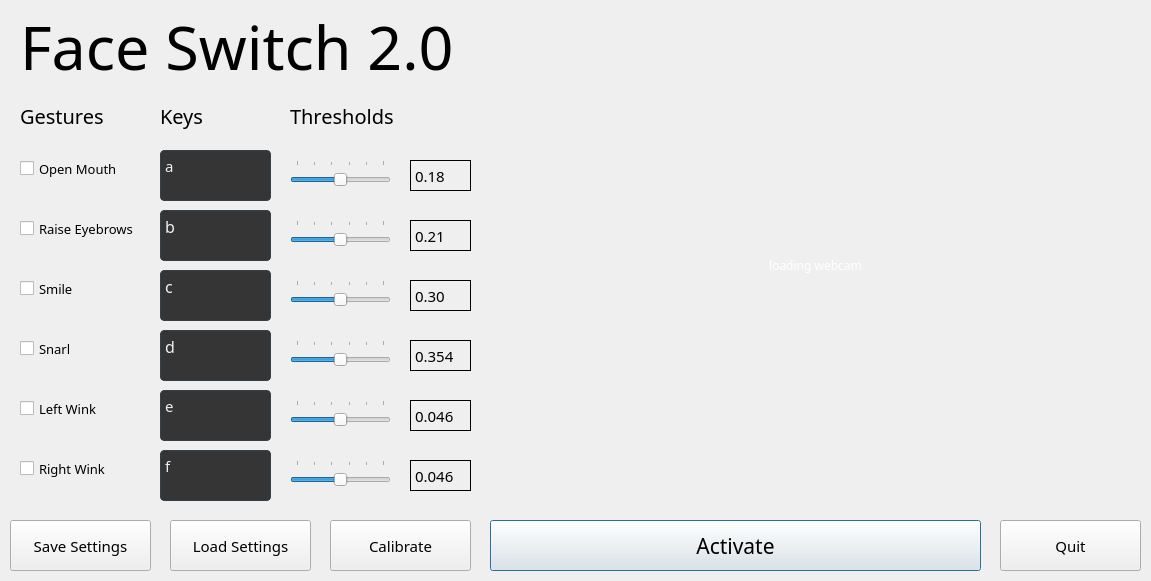
<?xml version="1.0" encoding="UTF-8"?>
<ui version="4.0">
 <class>Dialog</class>
 <widget class="QDialog" name="Dialog">
  <property name="geometry">
   <rect>
    <x>0</x>
    <y>0</y>
    <width>1151</width>
    <height>581</height>
   </rect>
  </property>
  <property name="font">
   <font>
    <family>MS Reference Sans Serif</family>
   </font>
  </property>
  <property name="windowTitle">
   <string>Face Switch 2.0.4-beta</string>
  </property>
  <property name="autoFillBackground">
   <bool>false</bool>
  </property>
  <property name="styleSheet">
   <string notr="true"/>
  </property>
  <widget class="QPushButton" name="btnInitialize">
   <property name="geometry">
    <rect>
     <x>490</x>
     <y>520</y>
     <width>491</width>
     <height>51</height>
    </rect>
   </property>
   <property name="font">
    <font>
     <family>MS Reference Sans Serif</family>
     <pointsize>16</pointsize>
     <italic>false</italic>
    </font>
   </property>
   <property name="toolTip">
    <string>Toggle Gesture Detection ON/OFF</string>
   </property>
   <property name="autoFillBackground">
    <bool>false</bool>
   </property>
   <property name="styleSheet">
    <string notr="true"/>
   </property>
   <property name="text">
    <string>Activate</string>
   </property>
  </widget>
  <widget class="QCheckBox" name="cboxOpenMouth">
   <property name="geometry">
    <rect>
     <x>20</x>
     <y>160</y>
     <width>121</width>
     <height>17</height>
    </rect>
   </property>
   <property name="font">
    <font>
     <family>MS Reference Sans Serif</family>
     <pointsize>10</pointsize>
    </font>
   </property>
   <property name="layoutDirection">
    <enum>Qt::LeftToRight</enum>
   </property>
   <property name="styleSheet">
    <string notr="true"/>
   </property>
   <property name="text">
    <string>Open Mouth</string>
   </property>
  </widget>
  <widget class="QCheckBox" name="cboxRaiseEyebrows">
   <property name="geometry">
    <rect>
     <x>20</x>
     <y>220</y>
     <width>121</width>
     <height>17</height>
    </rect>
   </property>
   <property name="font">
    <font>
     <family>MS Reference Sans Serif</family>
     <pointsize>10</pointsize>
    </font>
   </property>
   <property name="styleSheet">
    <string notr="true"/>
   </property>
   <property name="text">
    <string>Raise Eyebrows</string>
   </property>
  </widget>
  <widget class="QCheckBox" name="cboxSmile">
   <property name="geometry">
    <rect>
     <x>20</x>
     <y>280</y>
     <width>121</width>
     <height>17</height>
    </rect>
   </property>
   <property name="font">
    <font>
     <family>MS Reference Sans Serif</family>
     <pointsize>10</pointsize>
    </font>
   </property>
   <property name="styleSheet">
    <string notr="true"/>
   </property>
   <property name="text">
    <string>Smile</string>
   </property>
  </widget>
  <widget class="QCheckBox" name="cboxSnarl">
   <property name="geometry">
    <rect>
     <x>20</x>
     <y>340</y>
     <width>121</width>
     <height>17</height>
    </rect>
   </property>
   <property name="font">
    <font>
     <family>MS Reference Sans Serif</family>
     <pointsize>10</pointsize>
    </font>
   </property>
   <property name="styleSheet">
    <string notr="true"/>
   </property>
   <property name="text">
    <string>Snarl</string>
   </property>
  </widget>
  <widget class="QCheckBox" name="cboxLeftWink">
   <property name="geometry">
    <rect>
     <x>20</x>
     <y>400</y>
     <width>121</width>
     <height>17</height>
    </rect>
   </property>
   <property name="font">
    <font>
     <family>MS Reference Sans Serif</family>
     <pointsize>10</pointsize>
    </font>
   </property>
   <property name="styleSheet">
    <string notr="true"/>
   </property>
   <property name="text">
    <string>Left Wink</string>
   </property>
  </widget>
  <widget class="QPlainTextEdit" name="txtOpenMouth">
   <property name="geometry">
    <rect>
     <x>160</x>
     <y>150</y>
     <width>111</width>
     <height>51</height>
    </rect>
   </property>
   <property name="font">
    <font>
     <family>MS Reference Sans Serif</family>
     <pointsize>11</pointsize>
     <weight>50</weight>
     <italic>false</italic>
     <bold>false</bold>
    </font>
   </property>
   <property name="toolTip">
    <string>Open Mouth Capture Key</string>
   </property>
   <property name="whatsThis">
    <string>&lt;html&gt;&lt;head/&gt;&lt;body&gt;&lt;p align=&quot;center&quot;&gt;&lt;span style=&quot; font-size:8.25pt;&quot;&gt;a&lt;/span&gt;&lt;/p&gt;&lt;/body&gt;&lt;/html&gt;</string>
   </property>
   <property name="styleSheet">
    <string notr="true">QPlainTextEdit {
  background-color: #353535;
  color: #F0F0F0;
  border-radius: 4px;
  border: 1px solid #32414B;
}

QPlainTextEdit:hover {
  border: 1px solid #148CD2;
  color: #F0F0F0;
}

QPlainTextEdit:selected {
  background: #1464A0;
  color: #32414B;
}</string>
   </property>
   <property name="verticalScrollBarPolicy">
    <enum>Qt::ScrollBarAsNeeded</enum>
   </property>
   <property name="plainText">
    <string>a</string>
   </property>
  </widget>
  <widget class="QPlainTextEdit" name="txtRaiseEyebrows">
   <property name="geometry">
    <rect>
     <x>160</x>
     <y>210</y>
     <width>111</width>
     <height>51</height>
    </rect>
   </property>
   <property name="font">
    <font>
     <pointsize>12</pointsize>
    </font>
   </property>
   <property name="styleSheet">
    <string notr="true">QPlainTextEdit {
  background-color: #353535;
  color: #F0F0F0;
  border-radius: 4px;
  border: 1px solid #32414B;
}

QPlainTextEdit:hover {
  border: 1px solid #148CD2;
  color: #F0F0F0;
}

QPlainTextEdit:selected {
  background: #1464A0;
  color: #32414B;
}</string>
   </property>
   <property name="verticalScrollBarPolicy">
    <enum>Qt::ScrollBarAsNeeded</enum>
   </property>
   <property name="plainText">
    <string>b</string>
   </property>
  </widget>
  <widget class="QPlainTextEdit" name="txtSmile">
   <property name="geometry">
    <rect>
     <x>160</x>
     <y>270</y>
     <width>111</width>
     <height>51</height>
    </rect>
   </property>
   <property name="font">
    <font>
     <pointsize>12</pointsize>
    </font>
   </property>
   <property name="styleSheet">
    <string notr="true">QPlainTextEdit {
  background-color: #353535;
  color: #F0F0F0;
  border-radius: 4px;
  border: 1px solid #32414B;
}

QPlainTextEdit:hover {
  border: 1px solid #148CD2;
  color: #F0F0F0;
}

QPlainTextEdit:selected {
  background: #1464A0;
  color: #32414B;
}</string>
   </property>
   <property name="verticalScrollBarPolicy">
    <enum>Qt::ScrollBarAsNeeded</enum>
   </property>
   <property name="plainText">
    <string>c</string>
   </property>
  </widget>
  <widget class="QPlainTextEdit" name="txtSnarl">
   <property name="geometry">
    <rect>
     <x>160</x>
     <y>330</y>
     <width>111</width>
     <height>51</height>
    </rect>
   </property>
   <property name="font">
    <font>
     <pointsize>12</pointsize>
    </font>
   </property>
   <property name="styleSheet">
    <string notr="true">QPlainTextEdit {
  background-color: #353535;
  color: #F0F0F0;
  border-radius: 4px;
  border: 1px solid #32414B;
}

QPlainTextEdit:hover {
  border: 1px solid #148CD2;
  color: #F0F0F0;
}

QPlainTextEdit:selected {
  background: #1464A0;
  color: #32414B;
}</string>
   </property>
   <property name="verticalScrollBarPolicy">
    <enum>Qt::ScrollBarAsNeeded</enum>
   </property>
   <property name="plainText">
    <string>d</string>
   </property>
  </widget>
  <widget class="QPlainTextEdit" name="txtLeftWink">
   <property name="geometry">
    <rect>
     <x>160</x>
     <y>390</y>
     <width>111</width>
     <height>51</height>
    </rect>
   </property>
   <property name="font">
    <font>
     <family>MS Reference Sans Serif</family>
     <pointsize>11</pointsize>
     <weight>50</weight>
     <italic>false</italic>
     <bold>false</bold>
    </font>
   </property>
   <property name="styleSheet">
    <string notr="true">QPlainTextEdit {
  background-color: #353535;
  color: #F0F0F0;
  border-radius: 4px;
  border: 1px solid #32414B;
}

QPlainTextEdit:hover {
  border: 1px solid #148CD2;
  color: #F0F0F0;
}

QPlainTextEdit:selected {
  background: #1464A0;
  color: #32414B;
}</string>
   </property>
   <property name="verticalScrollBarPolicy">
    <enum>Qt::ScrollBarAsNeeded</enum>
   </property>
   <property name="plainText">
    <string>e</string>
   </property>
   <property name="centerOnScroll">
    <bool>false</bool>
   </property>
  </widget>
  <widget class="QLabel" name="webcam">
   <property name="geometry">
    <rect>
     <x>490</x>
     <y>30</y>
     <width>651</width>
     <height>471</height>
    </rect>
   </property>
   <property name="font">
    <font>
     <family>Myriad Arabic</family>
    </font>
   </property>
   <property name="styleSheet">
    <string notr="true">color: rgb(255, 255, 255);</string>
   </property>
   <property name="text">
    <string>loading webcam</string>
   </property>
   <property name="textFormat">
    <enum>Qt::PlainText</enum>
   </property>
   <property name="alignment">
    <set>Qt::AlignCenter</set>
   </property>
  </widget>
  <widget class="QSlider" name="sliderOpenMouth">
   <property name="geometry">
    <rect>
     <x>290</x>
     <y>160</y>
     <width>101</width>
     <height>31</height>
    </rect>
   </property>
   <property name="cursor">
    <cursorShape>CrossCursor</cursorShape>
   </property>
   <property name="maximum">
    <number>100</number>
   </property>
   <property name="singleStep">
    <number>20</number>
   </property>
   <property name="value">
    <number>50</number>
   </property>
   <property name="sliderPosition">
    <number>50</number>
   </property>
   <property name="orientation">
    <enum>Qt::Horizontal</enum>
   </property>
   <property name="invertedAppearance">
    <bool>false</bool>
   </property>
   <property name="tickPosition">
    <enum>QSlider::TicksAbove</enum>
   </property>
  </widget>
  <widget class="QSlider" name="sliderRaiseEyebrows">
   <property name="geometry">
    <rect>
     <x>290</x>
     <y>220</y>
     <width>101</width>
     <height>31</height>
    </rect>
   </property>
   <property name="cursor">
    <cursorShape>CrossCursor</cursorShape>
   </property>
   <property name="maximum">
    <number>100</number>
   </property>
   <property name="singleStep">
    <number>20</number>
   </property>
   <property name="sliderPosition">
    <number>50</number>
   </property>
   <property name="orientation">
    <enum>Qt::Horizontal</enum>
   </property>
   <property name="tickPosition">
    <enum>QSlider::TicksAbove</enum>
   </property>
  </widget>
  <widget class="QSlider" name="sliderSmile">
   <property name="geometry">
    <rect>
     <x>290</x>
     <y>280</y>
     <width>101</width>
     <height>31</height>
    </rect>
   </property>
   <property name="cursor">
    <cursorShape>CrossCursor</cursorShape>
   </property>
   <property name="maximum">
    <number>100</number>
   </property>
   <property name="singleStep">
    <number>20</number>
   </property>
   <property name="sliderPosition">
    <number>50</number>
   </property>
   <property name="orientation">
    <enum>Qt::Horizontal</enum>
   </property>
   <property name="tickPosition">
    <enum>QSlider::TicksAbove</enum>
   </property>
  </widget>
  <widget class="QSlider" name="sliderSnarl">
   <property name="geometry">
    <rect>
     <x>290</x>
     <y>340</y>
     <width>101</width>
     <height>31</height>
    </rect>
   </property>
   <property name="cursor">
    <cursorShape>CrossCursor</cursorShape>
   </property>
   <property name="maximum">
    <number>100</number>
   </property>
   <property name="singleStep">
    <number>20</number>
   </property>
   <property name="sliderPosition">
    <number>50</number>
   </property>
   <property name="orientation">
    <enum>Qt::Horizontal</enum>
   </property>
   <property name="tickPosition">
    <enum>QSlider::TicksAbove</enum>
   </property>
  </widget>
  <widget class="QSlider" name="sliderLeftWink">
   <property name="geometry">
    <rect>
     <x>290</x>
     <y>400</y>
     <width>101</width>
     <height>31</height>
    </rect>
   </property>
   <property name="cursor">
    <cursorShape>CrossCursor</cursorShape>
   </property>
   <property name="maximum">
    <number>100</number>
   </property>
   <property name="singleStep">
    <number>20</number>
   </property>
   <property name="sliderPosition">
    <number>50</number>
   </property>
   <property name="orientation">
    <enum>Qt::Horizontal</enum>
   </property>
   <property name="tickPosition">
    <enum>QSlider::TicksAbove</enum>
   </property>
  </widget>
  <widget class="QPushButton" name="btnSave">
   <property name="geometry">
    <rect>
     <x>10</x>
     <y>520</y>
     <width>141</width>
     <height>51</height>
    </rect>
   </property>
   <property name="font">
    <font>
     <pointsize>11</pointsize>
    </font>
   </property>
   <property name="styleSheet">
    <string notr="true"/>
   </property>
   <property name="text">
    <string>Save Settings</string>
   </property>
  </widget>
  <widget class="QLabel" name="lblOpenMouthT">
   <property name="geometry">
    <rect>
     <x>410</x>
     <y>160</y>
     <width>61</width>
     <height>31</height>
    </rect>
   </property>
   <property name="font">
    <font>
     <family>MS Reference Sans Serif</family>
     <pointsize>11</pointsize>
     <weight>50</weight>
     <italic>false</italic>
     <bold>false</bold>
    </font>
   </property>
   <property name="styleSheet">
    <string notr="true"/>
   </property>
   <property name="frameShape">
    <enum>QFrame::Box</enum>
   </property>
   <property name="text">
    <string>0.18</string>
   </property>
  </widget>
  <widget class="QLabel" name="lblRaiseEyebrowsT">
   <property name="geometry">
    <rect>
     <x>410</x>
     <y>220</y>
     <width>61</width>
     <height>31</height>
    </rect>
   </property>
   <property name="font">
    <font>
     <family>MS Reference Sans Serif</family>
     <pointsize>11</pointsize>
     <weight>50</weight>
     <italic>false</italic>
     <bold>false</bold>
    </font>
   </property>
   <property name="styleSheet">
    <string notr="true"/>
   </property>
   <property name="frameShape">
    <enum>QFrame::Box</enum>
   </property>
   <property name="text">
    <string>0.21</string>
   </property>
  </widget>
  <widget class="QLabel" name="lblSmileT">
   <property name="geometry">
    <rect>
     <x>410</x>
     <y>280</y>
     <width>61</width>
     <height>31</height>
    </rect>
   </property>
   <property name="font">
    <font>
     <family>MS Reference Sans Serif</family>
     <pointsize>11</pointsize>
     <weight>50</weight>
     <italic>false</italic>
     <bold>false</bold>
    </font>
   </property>
   <property name="styleSheet">
    <string notr="true"/>
   </property>
   <property name="frameShape">
    <enum>QFrame::Box</enum>
   </property>
   <property name="text">
    <string>0.30</string>
   </property>
  </widget>
  <widget class="QLabel" name="lblSnarlT">
   <property name="geometry">
    <rect>
     <x>410</x>
     <y>340</y>
     <width>61</width>
     <height>31</height>
    </rect>
   </property>
   <property name="font">
    <font>
     <family>MS Reference Sans Serif</family>
     <pointsize>11</pointsize>
     <weight>50</weight>
     <italic>false</italic>
     <bold>false</bold>
    </font>
   </property>
   <property name="styleSheet">
    <string notr="true"/>
   </property>
   <property name="frameShape">
    <enum>QFrame::Box</enum>
   </property>
   <property name="text">
    <string>0.354</string>
   </property>
  </widget>
  <widget class="QLabel" name="lblLeftWinkT">
   <property name="geometry">
    <rect>
     <x>410</x>
     <y>400</y>
     <width>61</width>
     <height>31</height>
    </rect>
   </property>
   <property name="font">
    <font>
     <family>MS Reference Sans Serif</family>
     <pointsize>11</pointsize>
     <weight>50</weight>
     <italic>false</italic>
     <bold>false</bold>
    </font>
   </property>
   <property name="styleSheet">
    <string notr="true"/>
   </property>
   <property name="frameShape">
    <enum>QFrame::Box</enum>
   </property>
   <property name="text">
    <string>0.046</string>
   </property>
  </widget>
  <widget class="QPushButton" name="btnLoad">
   <property name="geometry">
    <rect>
     <x>170</x>
     <y>520</y>
     <width>141</width>
     <height>51</height>
    </rect>
   </property>
   <property name="font">
    <font>
     <pointsize>11</pointsize>
    </font>
   </property>
   <property name="toolTip">
    <string>Load Settings</string>
   </property>
   <property name="styleSheet">
    <string notr="true"/>
   </property>
   <property name="text">
    <string>Load Settings</string>
   </property>
  </widget>
  <widget class="QLabel" name="lblGestureHeading">
   <property name="geometry">
    <rect>
     <x>20</x>
     <y>100</y>
     <width>121</width>
     <height>31</height>
    </rect>
   </property>
   <property name="font">
    <font>
     <pointsize>15</pointsize>
    </font>
   </property>
   <property name="text">
    <string>Gestures</string>
   </property>
   <property name="alignment">
    <set>Qt::AlignLeading|Qt::AlignLeft|Qt::AlignVCenter</set>
   </property>
  </widget>
  <widget class="QLabel" name="lblKeys">
   <property name="geometry">
    <rect>
     <x>160</x>
     <y>100</y>
     <width>111</width>
     <height>31</height>
    </rect>
   </property>
   <property name="font">
    <font>
     <pointsize>15</pointsize>
    </font>
   </property>
   <property name="text">
    <string>Keys</string>
   </property>
   <property name="alignment">
    <set>Qt::AlignLeading|Qt::AlignLeft|Qt::AlignVCenter</set>
   </property>
  </widget>
  <widget class="QLabel" name="lblThresholds">
   <property name="geometry">
    <rect>
     <x>290</x>
     <y>100</y>
     <width>181</width>
     <height>31</height>
    </rect>
   </property>
   <property name="font">
    <font>
     <pointsize>15</pointsize>
    </font>
   </property>
   <property name="text">
    <string>Thresholds</string>
   </property>
   <property name="alignment">
    <set>Qt::AlignLeading|Qt::AlignLeft|Qt::AlignVCenter</set>
   </property>
  </widget>
  <widget class="QLabel" name="lblTitle">
   <property name="geometry">
    <rect>
     <x>20</x>
     <y>10</y>
     <width>461</width>
     <height>71</height>
    </rect>
   </property>
   <property name="font">
    <font>
     <family>Calibri Light</family>
     <pointsize>46</pointsize>
     <underline>false</underline>
    </font>
   </property>
   <property name="text">
    <string>Face Switch 2.0</string>
   </property>
  </widget>
  <widget class="QPushButton" name="btnCalibrate">
   <property name="geometry">
    <rect>
     <x>330</x>
     <y>520</y>
     <width>141</width>
     <height>51</height>
    </rect>
   </property>
   <property name="font">
    <font>
     <pointsize>11</pointsize>
    </font>
   </property>
   <property name="toolTip">
    <string>Calibrate</string>
   </property>
   <property name="styleSheet">
    <string notr="true"/>
   </property>
   <property name="text">
    <string>Calibrate</string>
   </property>
  </widget>
  <widget class="QSlider" name="sliderRightWink">
   <property name="geometry">
    <rect>
     <x>290</x>
     <y>460</y>
     <width>101</width>
     <height>31</height>
    </rect>
   </property>
   <property name="cursor">
    <cursorShape>CrossCursor</cursorShape>
   </property>
   <property name="maximum">
    <number>100</number>
   </property>
   <property name="singleStep">
    <number>20</number>
   </property>
   <property name="sliderPosition">
    <number>50</number>
   </property>
   <property name="orientation">
    <enum>Qt::Horizontal</enum>
   </property>
   <property name="tickPosition">
    <enum>QSlider::TicksAbove</enum>
   </property>
  </widget>
  <widget class="QCheckBox" name="cboxRightWink">
   <property name="geometry">
    <rect>
     <x>20</x>
     <y>460</y>
     <width>121</width>
     <height>17</height>
    </rect>
   </property>
   <property name="font">
    <font>
     <family>MS Reference Sans Serif</family>
     <pointsize>10</pointsize>
    </font>
   </property>
   <property name="styleSheet">
    <string notr="true"/>
   </property>
   <property name="text">
    <string>Right Wink</string>
   </property>
  </widget>
  <widget class="QPlainTextEdit" name="txtRightWink">
   <property name="geometry">
    <rect>
     <x>160</x>
     <y>450</y>
     <width>111</width>
     <height>51</height>
    </rect>
   </property>
   <property name="font">
    <font>
     <family>MS Reference Sans Serif</family>
     <pointsize>11</pointsize>
     <weight>50</weight>
     <italic>false</italic>
     <bold>false</bold>
    </font>
   </property>
   <property name="styleSheet">
    <string notr="true">QPlainTextEdit {
  background-color: #353535;
  color: #F0F0F0;
  border-radius: 4px;
  border: 1px solid #32414B;
}

QPlainTextEdit:hover {
  border: 1px solid #148CD2;
  color: #F0F0F0;
}

QPlainTextEdit:selected {
  background: #1464A0;
  color: #32414B;
}</string>
   </property>
   <property name="verticalScrollBarPolicy">
    <enum>Qt::ScrollBarAsNeeded</enum>
   </property>
   <property name="plainText">
    <string>f</string>
   </property>
   <property name="centerOnScroll">
    <bool>false</bool>
   </property>
  </widget>
  <widget class="QLabel" name="lblRightWinkT">
   <property name="geometry">
    <rect>
     <x>410</x>
     <y>460</y>
     <width>61</width>
     <height>31</height>
    </rect>
   </property>
   <property name="font">
    <font>
     <family>MS Reference Sans Serif</family>
     <pointsize>11</pointsize>
     <weight>50</weight>
     <italic>false</italic>
     <bold>false</bold>
    </font>
   </property>
   <property name="styleSheet">
    <string notr="true"/>
   </property>
   <property name="frameShape">
    <enum>QFrame::Box</enum>
   </property>
   <property name="text">
    <string>0.046</string>
   </property>
  </widget>
  <widget class="QPushButton" name="btnExit">
   <property name="geometry">
    <rect>
     <x>1000</x>
     <y>520</y>
     <width>141</width>
     <height>51</height>
    </rect>
   </property>
   <property name="font">
    <font>
     <family>MS Reference Sans Serif</family>
     <pointsize>11</pointsize>
     <italic>false</italic>
    </font>
   </property>
   <property name="toolTip">
    <string>Quit</string>
   </property>
   <property name="autoFillBackground">
    <bool>false</bool>
   </property>
   <property name="styleSheet">
    <string notr="true"/>
   </property>
   <property name="text">
    <string>Quit</string>
   </property>
  </widget>
 </widget>
 <resources/>
 <connections/>
</ui>
